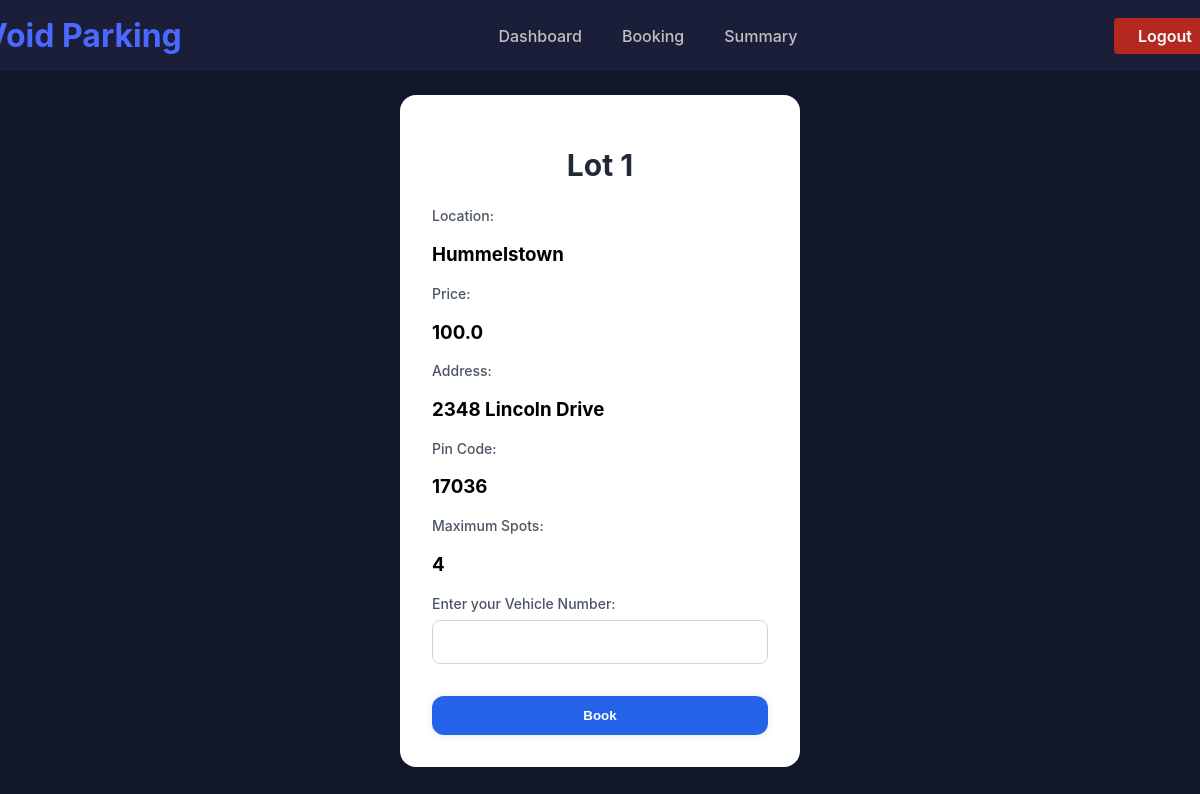
Screenshot of /user/book/1 with the database file from the repository.
### backend/models.py (models this page shows)
class ParkingLot(db.Model):
  __tablename__ = 'parkinglot'
  id = db.Column(db.Integer, primary_key=True)
  location = db.Column(db.String, nullable=False)
  price = db.Column(db.Float, nullable=False)
  address = db.Column(db.String, nullable=False, unique=True)
  pincode = db.Column(db.String, nullable=False)
  max_spots = db.Column(db.Integer, nullable=False)
  spots = db.relationship('ParkingSpot', backref='lot', cascade='all, delete')

### backend/routes.py (the view)
@main.route('/user/book/<int:lot_id>', methods=['GET', 'POST'])
def book(lot_id):
  lot = ParkingLot.query.get(lot_id)
  if request.method == 'POST':
    user_id = session.get('user_id')
    if not user_id:
      return redirect(url_for('main.login'))
    booking = Reserved.query.filter_by(user_id=user_id, leaving_timestamp=None).first()
    if booking:
      return render_template('/user/user_error.html',
                             message='You have already booked a spot. Release it first.')
    lot_id = request.form['lot_id']
    vehicle_num = request.form['vehicle_num']
    spot = ParkingSpot.query.filter_by(lot_id=lot_id, status='A').first()
    if not spot:
      return render_template('/user/user_error.html', message='No available spots in this lot.')
    new_booking = Reserved(user_id=user_id, spot_id=spot.id, vehicle_num=vehicle_num, parking_timestamp=datetime.now())
    spot.status = 'O'
    db.session.add(new_booking)
    db.session.commit()
    return redirect(url_for('main.user_dashboard'))
  else:
    return render_template('/user/book.html', lot=lot)

### templates/user/book.html (shortened to what this page needs)
{% extends '/user/user_base.html' %}
{% block content %}
<div class="center-content">
  <form method="POST" action="{{ url_for('main.book', lot_id=lot.id) }}" class="card">
    <h1 class="card-title">Lot {{ lot.id }} </h1>
    <div class="form-group">
      <label class="form-label"> Location: </label>
      <h3> {{ lot.location }} </h3>
      <label class="form-label"> Price: </label>
      <h3> {{ lot.price }} </h3>
      <label class="form-label"> Address: </label>
      <h3> {{ lot.address }} </h3>
      <label class="form-label"> Pin Code: </label>
      <h3> {{ lot.pincode }} </h3>
      <label class="form-label"> Maximum Spots: </label>
      <h3> {{ lot.max_spots }} </h3>
      <label class="form-label"> Enter your Vehicle Number: </label>
      <input type="text" name="vehicle_num" class="form-input" required>
    </div>
    <button type="submit" class="form-button">Book</button>
  </form>
</div>
{% endblock %}

### static/styles.css (style rules this page uses)
body { margin: 0; font-family: -apple-system, BlinkMacSystemFont, "Segoe UI", Roboto, "Helvetica Neue", Arial, sans-serif; background-color: #12182b; color: #c0c0c0; }
.center-content { display: flex; justify-content: center; align-items: center; min-height: calc(100vh - 5rem); padding: 20px; box-sizing: border-box; }
.card { background-color: #ffffff; border-radius: 1rem; box-shadow: 0 0 10px rgba(0, 0, 0, 0.1); padding: 2rem; width: 100%; max-width: 400px; box-sizing: border-box; display: flex; flex-direction: column; align-items: center; }
.card-title { font-size: 1.875rem; font-weight: 700; color: #1f2937; margin-bottom: 1.5rem; }
.form-group { margin-bottom: 1rem; width: 100%; }
.form-label { display: block; font-size: 0.875rem; font-weight: 500; color: #4b5563; margin-bottom: 0.5rem; }
.form-input { width: 100%; padding: 0.75rem 1rem; border: 1px solid #d1d5db; border-radius: 0.5rem; font-size: 1rem; color: #374151; transition: border-color 0.15s ease-in-out, box-shadow 0.15s ease-in-out; box-sizing: border-box; }
.form-button { width: 100%; padding: 0.75rem 1.5rem; background-color: #2563eb; color: #ffffff; font-weight: 600; border-radius: 0.75rem; border: none; cursor: pointer; transition: background-color 0.2s ease-in-out; box-shadow: 0 0 8px rgba(0, 0, 0, 0.1); margin-top: 1rem; }
h3 { color: black; }

### rows the page displays
ParkingLot: id "1", location "Hummelstown", price "100.0", address "2348 Lincoln Drive", pincode "17036", max_spots "4"
